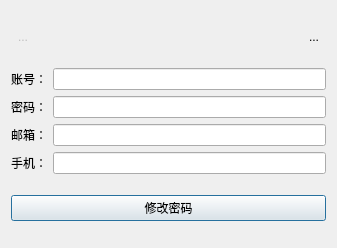
<?xml version="1.0" encoding="UTF-8"?>
<ui version="4.0">
 <class>retrieveui</class>
 <widget class="QDialog" name="retrieveui">
  <property name="geometry">
   <rect>
    <x>0</x>
    <y>0</y>
    <width>337</width>
    <height>248</height>
   </rect>
  </property>
  <property name="windowTitle">
   <string>Dialog</string>
  </property>
  <layout class="QVBoxLayout" name="verticalLayout">
   <item>
    <layout class="QHBoxLayout" name="horizontalLayout">
     <item>
      <widget class="QToolButton" name="IconBtn">
       <property name="enabled">
        <bool>false</bool>
       </property>
       <property name="text">
        <string>...</string>
       </property>
       <property name="icon">
        <iconset resource="res.qrc">
         <normaloff>:/owl</normaloff>:/owl</iconset>
       </property>
       <property name="autoRaise">
        <bool>true</bool>
       </property>
      </widget>
     </item>
     <item>
      <spacer name="horizontalSpacer">
       <property name="orientation">
        <enum>Qt::Horizontal</enum>
       </property>
       <property name="sizeHint" stdset="0">
        <size>
         <width>40</width>
         <height>20</height>
        </size>
       </property>
      </spacer>
     </item>
     <item>
      <widget class="QToolButton" name="CloseBtn">
       <property name="text">
        <string>...</string>
       </property>
       <property name="icon">
        <iconset resource="res.qrc">
         <normaloff>:/close</normaloff>:/close</iconset>
       </property>
       <property name="autoRaise">
        <bool>true</bool>
       </property>
      </widget>
     </item>
    </layout>
   </item>
   <item>
    <layout class="QGridLayout" name="gridLayout">
     <item row="0" column="0">
      <widget class="QLabel" name="label">
       <property name="text">
        <string>账号：</string>
       </property>
      </widget>
     </item>
     <item row="0" column="1">
      <widget class="QLineEdit" name="NameLineEdit">
       <property name="text">
        <string/>
       </property>
      </widget>
     </item>
     <item row="1" column="0">
      <widget class="QLabel" name="label_2">
       <property name="text">
        <string>密码：</string>
       </property>
      </widget>
     </item>
     <item row="1" column="1">
      <widget class="QLineEdit" name="PwdLineEdit">
       <property name="text">
        <string/>
       </property>
      </widget>
     </item>
     <item row="2" column="0">
      <widget class="QLabel" name="label_3">
       <property name="text">
        <string>邮箱：</string>
       </property>
      </widget>
     </item>
     <item row="2" column="1">
      <widget class="QLineEdit" name="EmailLineEdit">
       <property name="text">
        <string/>
       </property>
      </widget>
     </item>
     <item row="3" column="0">
      <widget class="QLabel" name="label_4">
       <property name="text">
        <string>手机：</string>
       </property>
      </widget>
     </item>
     <item row="3" column="1">
      <widget class="QLineEdit" name="PhoneEdit">
       <property name="text">
        <string/>
       </property>
      </widget>
     </item>
    </layout>
   </item>
   <item>
    <widget class="QPushButton" name="retrieveBtn">
     <property name="text">
      <string>修改密码</string>
     </property>
    </widget>
   </item>
  </layout>
 </widget>
 <resources>
  <include location="res.qrc"/>
 </resources>
 <connections/>
</ui>
